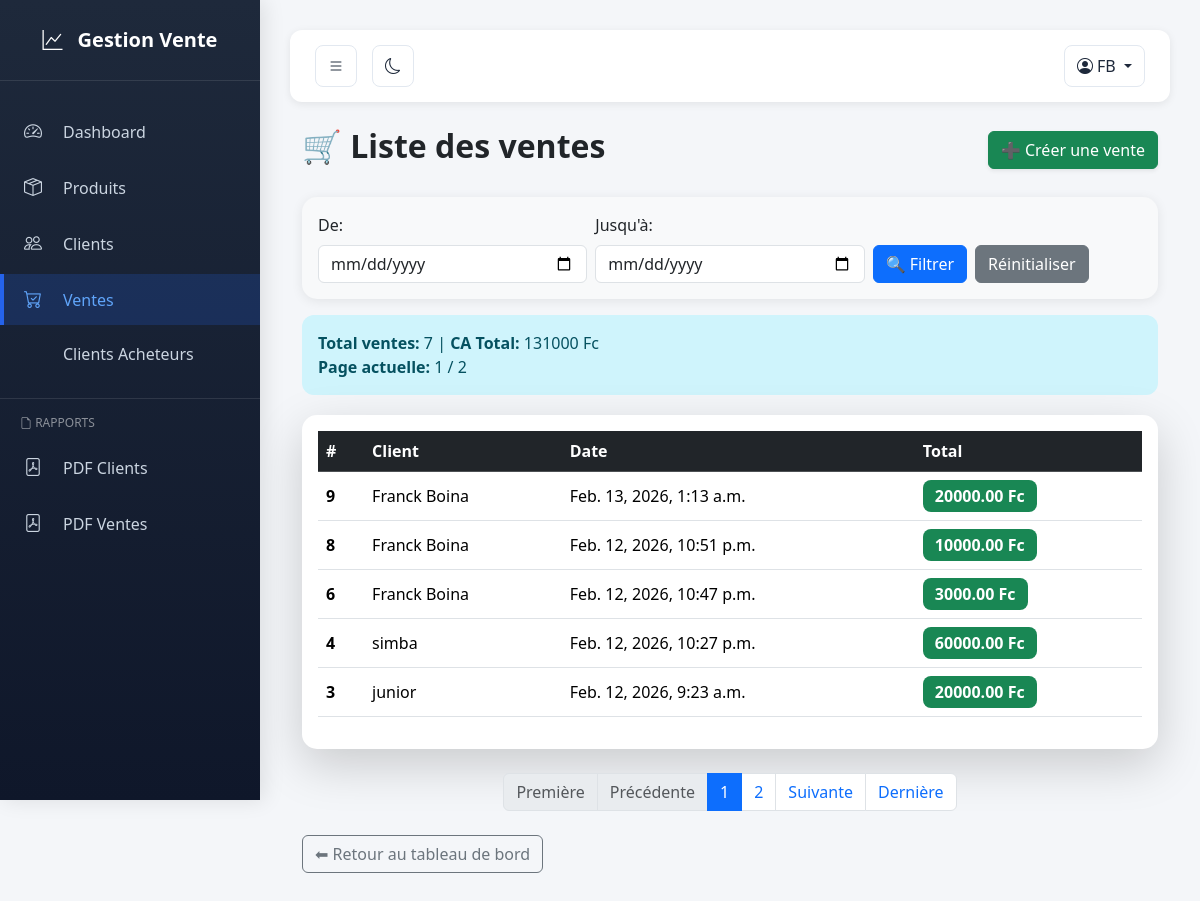
Page /ventes/ (signed in) on the committed database.
### vente/models.py (models this page shows, shortened)
class Vente(models.Model):
    client = models.ForeignKey(Client, on_delete=models.SET_NULL, null=True, blank=True)
    date_vente = models.DateTimeField(default=timezone.now)
    total = models.DecimalField(max_digits=12, decimal_places=2, default=0)
    paiement_effectue = models.BooleanField(default=False)

class Client(models.Model):
    nom = models.CharField(max_length=150)
    email = models.EmailField(blank=True)
    telephone = models.CharField(max_length=30, blank=True)
    adresse = models.TextField(blank=True)

### vente/views.py (the view, shortened to what this page needs)
# urls.py: path('ventes/', views.liste_ventes, name='liste_ventes'),
@login_required
def liste_ventes(request):
    ventes_list = Vente.objects.all().order_by('-date_vente')
    date_from = request.GET.get('date_from')
    date_to = request.GET.get('date_to')
    paginator = Paginator(ventes_list, 5)  # 5 ventes par page
    page = request.GET.get('page')
    try:
        ventes = paginator.page(page)
    except PageNotAnInteger:
        ventes = paginator.page(1)
    except EmptyPage:
        ventes = paginator.page(paginator.num_pages)
    total_ventes = Vente.objects.count()
    total_ca = Vente.objects.aggregate(total=Sum('total'))['total'] or 0
    return render(request, 'vente/ventes.html', {
        'ventes': ventes,
        'total_ventes': total_ventes,
        'total_ca': total_ca,
        'date_from': date_from,
        'date_to': date_to
    })

### vente/templates/vente/ventes.html (shortened to what this page needs)
{% extends 'vente/base.html' %}
{% block content %}
<div class="container mt-4">
  <div class="d-flex justify-content-between align-items-center mb-4">
    <h2 class="fw-bold">🛒 Liste des ventes</h2>
    <a class="btn btn-success shadow-sm" href="{% url 'vente:creer_vente' %}">
      ➕ Créer une vente
    </a>
  </div>
  <div class="card mb-3 bg-light">
    <div class="card-body">
      <form method="GET" class="row g-2">
        <div class="col-md-4">
          <label for="date_from" class="form-label">De:</label>
          <input type="date" name="date_from" id="date_from" class="form-control" value="{{ date_from }}">
        </div>
        <div class="col-md-4">
          <label for="date_to" class="form-label">Jusqu'à:</label>
          <input type="date" name="date_to" id="date_to" class="form-control" value="{{ date_to }}">
        </div>
        <div class="col-md-4 d-flex align-items-end gap-2">
          <button type="submit" class="btn btn-primary">🔍 Filtrer</button>
          <a href="{% url 'vente:liste_ventes' %}" class="btn btn-secondary">Réinitialiser</a>
        </div>
      </form>
    </div>
  </div>
  <div class="alert alert-info">
    <strong>Total ventes:</strong> {{ total_ventes }} | <strong>CA Total:</strong> {{ total_ca }} Fc
    <br><strong>Page actuelle:</strong> {{ ventes.number }} / {{ ventes.paginator.num_pages }}
  </div>
  <div class="card shadow-lg border-0">
    <div class="card-body">
      <div class="table-responsive">
        <table class="table table-hover align-middle">
          <thead class="table-dark">
            <tr>
              <th>#</th>
              <th>Client</th>
              <th>Date</th>
              <th>Total</th>
            </tr>
          </thead>
          <tbody>
            {% for v in ventes %}
            <tr>
              <td class="fw-bold">{{ v.id }}</td>
              <td>
                {% if v.client %}
                  {{ v.client.nom }}
                {% else %}
                  <span class="text-muted">—</span>
                {% endif %}
              </td>
              <td>{{ v.date_vente }}</td>
              <td>
                <span class="badge bg-success fs-6">
                  {{ v.total }} Fc
                </span>
              </td>
            </tr>
            {% endfor %}
          </tbody>
        </table>
      </div>
    </div>
  </div>
  <nav aria-label="Page navigation" class="mt-4">
    <ul class="pagination justify-content-center">
      {% if ventes.has_previous %}
        <li class="page-item">
          <a class="page-link" href="?page=1">Première</a>
        </li>
        <li class="page-item">
          <a class="page-link" href="?page={{ ventes.previous_page_number }}">Précédente</a>
        </li>
      {% else %}
        <li class="page-item disabled">
          <span class="page-link">Première</span>
        </li>
        <li class="page-item disabled">
          <span class="page-link">Précédente</span>
        </li>
      {% endif %}
      {% for num in ventes.paginator.page_range %}
        {% if ventes.number == num %}
          <li class="page-item active">
            <span class="page-link">{{ num }}</span>
          </li>
        {% else %}
          <li class="page-item">
            <a class="page-link" href="?page={{ num }}">{{ num }}</a>
          </li>
        {% endif %}
      {% endfor %}
      {% if ventes.has_next %}
        <li class="page-item">
          <a class="page-link" href="?page={{ ventes.next_page_number }}">Suivante</a>
        </li>
        <li class="page-item">
          <a class="page-link" href="?page={{ ventes.paginator.num_pages }}">Dernière</a>
        </li>
      {% endif %}
    </ul>
  </nav>
  <div class="mt-4">
    <a href="{% url 'vente:tableau_bord' %}" class="btn btn-outline-secondary">
      ⬅ Retour au tableau de bord
    </a>
  </div>
</div>
{% endblock %}

### vente/templates/vente/base.html (shortened to what this page needs)
<!doctype html>
<html lang="fr">
<head>
  <link href="https://cdn.jsdelivr.net/npm/bootstrap@5.3.2/dist/css/bootstrap.min.css" rel="stylesheet">
  <link href="https://cdn.jsdelivr.net/npm/bootstrap-icons@1.11.3/font/bootstrap-icons.css" rel="stylesheet">
</head>
<body>
<div class="sidebar" id="sidebar">
  <div class="logo">
    <i class="bi bi-graph-up"></i>
    <span>Gestion Vente</span>
  </div>
  <div class="sidebar-nav">
    <a href="{% url 'vente:tableau_bord' %}" class="{% if request.resolver_match.url_name == 'tableau_bord' %}active{% endif %}">
      <i class="bi bi-speedometer2"></i> <span>Dashboard</span>
    </a>
    <a href="{% url 'vente:liste_produits' %}" class="{% if request.resolver_match.url_name == 'liste_produits' %}active{% endif %}">
      <i class="bi bi-box-seam"></i> <span>Produits</span>
    </a>
    <a href="{% url 'vente:liste_clients' %}" class="{% if request.resolver_match.url_name == 'liste_clients' %}active{% endif %}">
      <i class="bi bi-people"></i> <span>Clients</span>
    </a>
    <a href="{% url 'vente:liste_ventes' %}" class="{% if request.resolver_match.url_name == 'liste_ventes' %}active{% endif %}">
      <i class="bi bi-cart-check"></i> <span>Ventes</span>
    <a href="{% url 'vente:clients_achetes' %}" class="{% if request.resolver_match.url_name == 'clients_achetes' %}active{% endif %}">
       <span>Clients Acheteurs</span>
    </a>
    </a>
    <div style="border-top: 1px solid rgba(255,255,255,0.1); margin: 20px 0; padding-top: 15px;">
      <p style="padding: 0 20px; font-size: 12px; color: rgba(255,255,255,0.5); text-transform: uppercase; margin-bottom: 10px;">
        <i class="bi bi-file-earmark"></i> Rapports
      </p>
      <a href="{% url 'vente:exporter_clients_pdf' %}" class="text-decoration-none" style="color: #cbd5e1; padding: 12px 20px; display: flex; align-items: center; gap: 15px; transition: all 0.3s ease;">
        <i class="bi bi-file-pdf"></i> <span>PDF Clients</span>
      </a>
      <a href="{% url 'vente:exporter_ventes_pdf' %}" class="text-decoration-none" style="color: #cbd5e1; padding: 12px 20px; display: flex; align-items: center; gap: 15px; transition: all 0.3s ease;">
        <i class="bi bi-file-pdf"></i> <span>PDF Ventes</span>
      </a>
    </div>
  </div>
</div>
<div class="main-content">
  <div class="topbar">
    <div class="topbar-left">
      <button class="toggle-btn" onclick="toggleSidebar()" title="Toggle Sidebar">
        <i class="bi bi-list"></i>
      </button>
      <button class="toggle-btn" onclick="toggleDarkMode()" title="Toggle Dark Mode">
        <i class="bi bi-moon"></i>
      </button>
    </div>
    <div class="topbar-right">
      {% if user.is_authenticated %}
        <div class="dropdown">
          <button class="toggle-btn dropdown-toggle" data-bs-toggle="dropdown" title="Profile">
            <i class="bi bi-person-circle"></i> {{ user.username }}
          </button>
        </div>
      {% else %}
        <a href="{% url 'login' %}" class="toggle-btn">
          <i class="bi bi-box-arrow-in-right"></i> Connexion
        </a>
      {% endif %}
    </div>
  </div>
  {% block content %}{% endblock %}
</div>
</body>
</html>

### vente/templates/vente/base.html (style rules this page uses)
* { margin: 0; padding: 0; box-sizing: border-box; }
body { transition: all 0.3s ease; background-color: #f4f6f9; font-family: 'Segoe UI', Tahoma, Geneva, Verdana, sans-serif; }
.sidebar { width: 260px; height: 100vh; position: fixed; left: 0; top: 0; background: linear-gradient(180deg, #1e293b 0%, #0f172a 100%); color: white; transition: all 0.3s ease; overflow-x: hidden; overflow-y: auto; z-index: 1000; box-shadow: 4px 0 20px rgba(0, 0, 0, 0.1); }
.logo { font-size: 20px; font-weight: bold; padding: 25px 15px; text-align: center; border-bottom: 1px solid rgba(255, 255, 255, 0.1); display: flex; align-items: center; justify-content: center; gap: 10px; }
.logo span { margin-left: 5px; }
.sidebar-nav { padding: 20px 0; }
.sidebar a { color: #cbd5e1; text-decoration: none; padding: 12px 20px; display: flex; align-items: center; gap: 15px; transition: all 0.3s ease; border-left: 4px solid transparent; margin: 5px 0; }
.sidebar a.active { background-color: rgba(37, 99, 235, 0.2); color: #60a5fa; border-left-color: #2563eb; }
.sidebar a i { min-width: 24px; font-size: 18px; }
.main-content { margin-left: 260px; padding: 30px; transition: all 0.3s ease; min-height: 100vh; }
.topbar { background: white; padding: 15px 25px; border-radius: 12px; margin-bottom: 25px; display: flex; justify-content: space-between; align-items: center; box-shadow: 0 2px 8px rgba(0, 0, 0, 0.08); }
.topbar-left { display: flex; gap: 15px; align-items: center; }
.topbar-right { display: flex; gap: 20px; align-items: center; }
.toggle-btn { border: 1px solid #e2e8f0; background: white; color: #1e293b; border-radius: 8px; padding: 8px 12px; cursor: pointer; transition: all 0.3s ease; font-size: 16px; }
.card { border: none; border-radius: 12px; box-shadow: 0 2px 12px rgba(0, 0, 0, 0.08); transition: all 0.3s ease; }
.alert { border: none; border-radius: 12px; }
.alert { margin-bottom: 20px; border-radius: 12px; }

### vente/templates/vente/ventes.html (style rules this page uses)
.card { border-radius: 15px; }
.table th { font-weight: 600; }
.badge { padding: 8px 12px; border-radius: 8px; }

### rows in the picture
Vente: id "9", client.nom "Franck Boina", date_vente "Feb. 13, 2026, 1:13 a.m.", total "20000.00"
Vente: id "8", client.nom "Franck Boina", date_vente "Feb. 12, 2026, 10:51 p.m.", total "10000.00"
Vente: id "6", client.nom "Franck Boina", date_vente "Feb. 12, 2026, 10:47 p.m.", total "3000.00"
Vente: id "4", client.nom "simba", date_vente "Feb. 12, 2026, 10:27 p.m.", total "60000.00"
Vente: id "3", client.nom "junior", date_vente "Feb. 12, 2026, 9:23 a.m.", total "20000.00"

### other values in the picture
{{ user.username }} "FB"
{{ total_ventes }} "7"
{{ total_ca }} "131000"
{{ ventes.number }} "1"
{{ ventes.paginator.num_pages }} "2"
{{ num }} "1"
{{ num }} "2"
